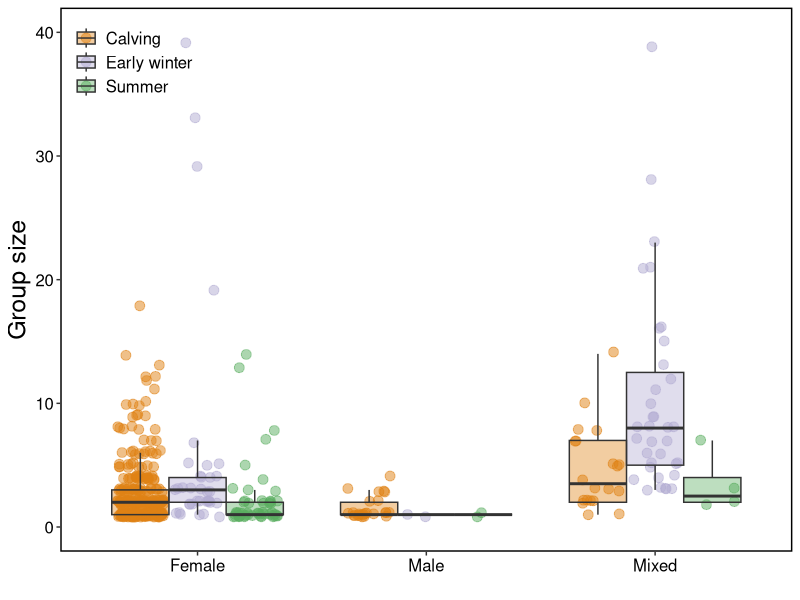

This chart was generated by the following R code:



## load libraries
library(data.table)
library(ggplot2)
library(gridExtra)

## load data
fogo <- fread("output/fogo-group-locs.csv")


png("graphics/FigS6.png",width = 4500, height = 3000, res = 500)
ggplot(fogo, 
       aes(composition, group_size, fill = season)) +
  geom_jitter(aes(color = season), alpha = 0.5, size = 3, 
              position = position_jitterdodge(jitter.width = 0.2, jitter.height = 0.2)) +
  geom_boxplot(outlier.color = NA, alpha = 0.4, 
               position = position_dodge()) +
  ylim(0,40) +
  scale_fill_manual(values=c("#e08214", "#b2abd2", "#5aae61")) +
  scale_color_manual(values=c("#e08214", "#b2abd2", "#5aae61")) +
  #scale_x_discrete(limits=c("Female groups","Male groups","Mixed groups")) +
  xlab('') +
  ylab('Group size') +
  theme(legend.position = c(0.1,0.9),
        legend.title = element_blank(),
        legend.background = element_blank(),
        legend.key = element_blank(),
        legend.text = element_text(size = 12),
        axis.title.y = element_text(size=18),
        axis.title.x = element_text(size = 9, color = "black"),
        axis.text = element_text(size = 12, color = "black"),
        panel.grid.minor = element_blank(),
        panel.background = element_blank(),
        panel.border = element_rect(colour = "black", fill=NA, size=1))
dev.off()
